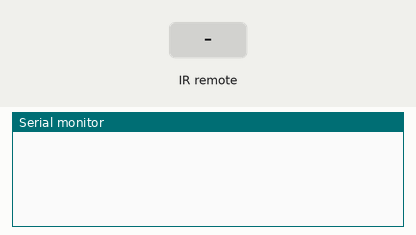
Recording of a sketch running on a simulated Arduino Uno, built with avr-gcc and run on an emulated ATmega328P. Parts: the last lines printed to the serial monitor. Inputs (shaded band) come from the test bench.

Above: at 1.2 s.
1.3 s: infrared code 0xFF02FD received
At 2.2 s:
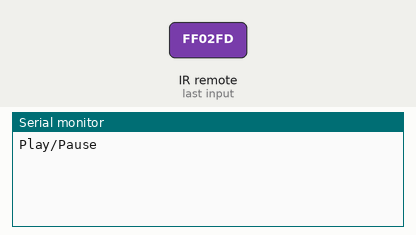
2.9 s: infrared code 0xFF629D received
At 3.4 s:
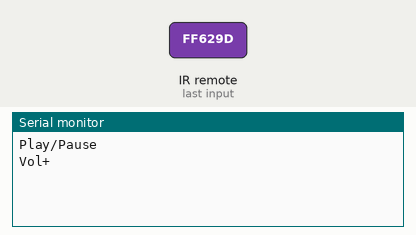

The sketch:

IR-Media-Controller.ino
```cpp
#include <IRremote.h>

const int IRpin = 7;
IRrecv irrecv(IRpin);
decode_results results;

void setup() {
  Serial.begin(9600);
  irrecv.enableIRIn();
  irrecv.blink13(true);


}

void loop() {

  if (irrecv.decode(&results)){
    delay(100);
    irrecv.resume();
    //Serial.println(results.value, HEX);
    //Serial.println(results.value);


    if (results.value == 16712445 || results.value == 3622325019){
      Serial.println("Play/Pause");
      delay(200);
    }
    if (results.value == 16736925 || results.value == 5316027)
    {
      Serial.println("Vol+");
      delay(200);
    }
    if (results.value == 16754775 || results.value == 2747854299)
    {
      Serial.println("Vol-");
      delay(200);
    }
  }
}
```

Measured:
- after the input at 1.3 s, the serial monitor: prints a new line after 0.10 s (image 1)
- after the input at 2.9 s, the serial monitor: prints a new line after 0.10 s (image 2)
